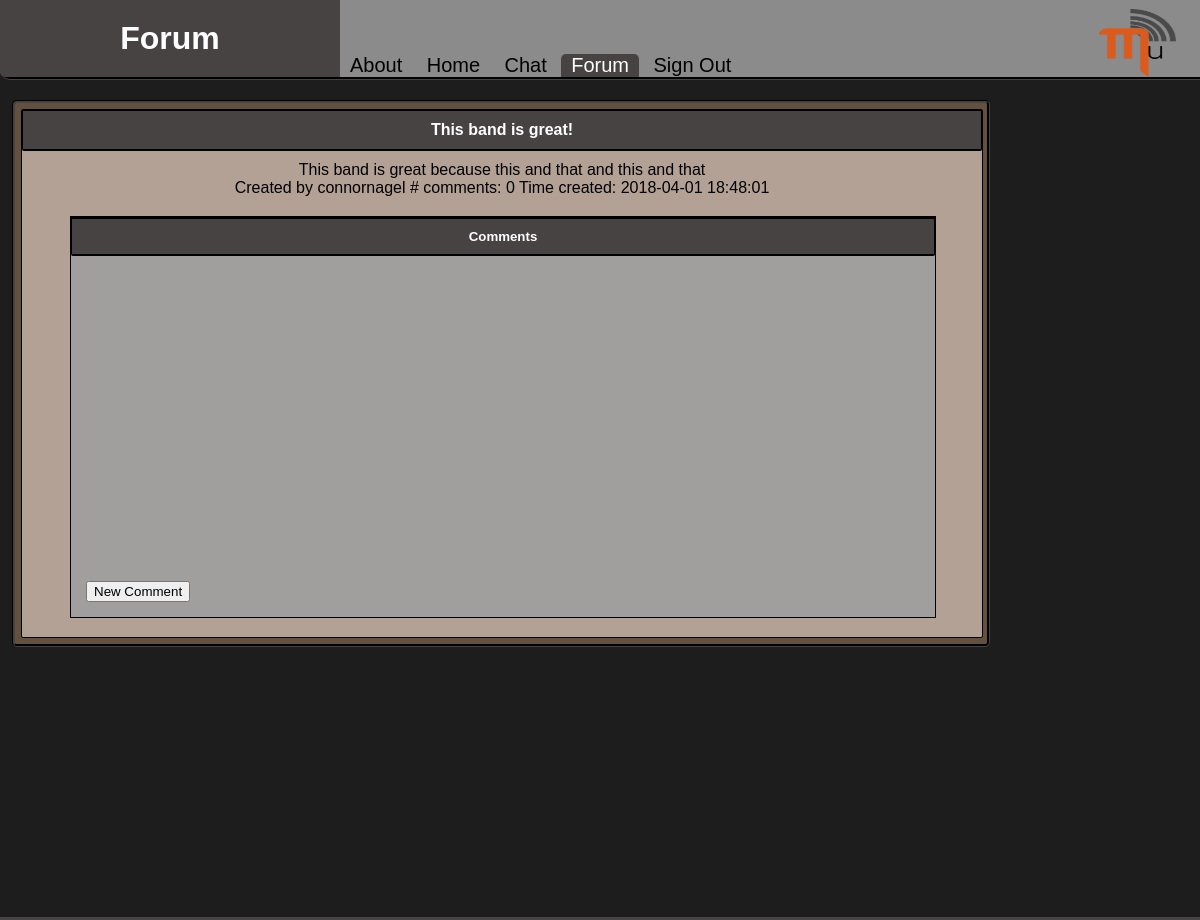
The app's page /forum_page.php?topic_id=3 (signed in) with its own data.
### tables this page shows
CREATE TABLE IF NOT EXISTS `topics` (
  `topic_id` int(10) NOT NULL AUTO_INCREMENT,
  `topic_title` varchar(100) NOT NULL,
  `topic_text` varchar(2000) NOT NULL,
  `created_by` int(10) NOT NULL,
  `num_comments` int(100) NOT NULL,
  `time_created` DATETIME DEFAULT CURRENT_TIMESTAMP NOT NULL,
  PRIMARY KEY (`topic_id`),
  KEY `Topic ID` (`topic_id`),
  CONSTRAINT `topicID_user` FOREIGN KEY (`created_by`) REFERENCES `user_info` (`user_id`) ON UPDATE CASCADE ON DELETE CASCADE
);

CREATE TABLE IF NOT EXISTS `user_info` (
  `user_id` int(10) NOT NULL AUTO_INCREMENT,
  `username` varchar(100) NOT NULL,
  `password` varchar(100) NOT NULL,
  `email` varchar(100) NOT NULL,
  PRIMARY KEY (`user_id`),
  KEY `User ID` (`user_id`)
);

### handlers/dao.php (called while the page is built, shortened)
<?php
class DAO {
	private $servername = "localhost";
	private $username = "root";
	private $password = "";
	private $database = "Muphonic";
	private function getConnection(){
		try {
			$conn = new PDO("mysql:host=$this->servername;dbname=$this->database", $this->username, $this->password);
			$conn->setAttribute(PDO::ATTR_ERRMODE, PDO::ERRMODE_EXCEPTION);
			return $conn;
		}
		catch(PDOException $e)
		{
			echo "Connection failed: " . $e->getMessage();
		}
		throw new Exception("user not found");
	}
	public function find_user($user_id){
		$conn = $this->getConnection();
		$query = $conn->prepare("SELECT `username` FROM `user_info` where `user_id`=:user_id");
		$query->bindParam(':user_id', $user_id);
		$query->setFetchMode(PDO::FETCH_ASSOC);
		$query->execute();
		return $query->fetch();
	}
	public function get_topic($topic_id){
		$conn = $this->getConnection();
		$query = $conn->prepare("SELECT * FROM `topics`  where `topic_id` = :topic_id");
		$query->setFetchMode(PDO::FETCH_ASSOC);
		$query->bindParam(':topic_id', $topic_id);
		$query->execute();
		return $query->fetch();
	}
						}

### forum_page.php (the view, shortened to what this page needs)
<?php
require_once('handlers/dao.php');
$dao = new dao();
include('template/header.php');
$topic = $dao->get_topic($_GET['topic_id']);
$createdBy = $dao->find_user($topic['created_by']);
 ?>
 	<div class="main">
 <div class="topic_page">
   <div id='this_topic'><h4><?php echo $topic['topic_title']?></h4>
     <?php
		 print "<div class=\"topic_desc\">" . $topic['topic_text'] . "</div>";
     print "<div class=\"topic_info\">" . "Created by " .
      $createdBy['username']. " # comments: " . $topic['num_comments'] . " Time created: " . $topic['time_created']
     . "</div";
     ?>
   </div>
   <div id='comment_panel'><h5>Comments</h5>
	 <div class="new_comment">
	 <button type="button" id="add_comment">New Comment</button>
 </div>
 </div>
</div>
</div>
<?php include('template/footer.php'); ?>

### style/main.css (style rules this page uses)
html,body { height: 100%; width:100%; min-height:100%; margin: 0px; padding: 0px; background-color: #1d1d1d; font-family: helvetica; }
h4 { background-color: #484343; color:#FFFFFF; margin: 0px 0px 10px 0px; padding: 10px 0px 10px 0px; border-radius:0px 0px 2px 2px; border: solid 1px; border-bottom-width: 2px; border-color:black; }
h5 { background-color: #484343; color:#FFFFFF; margin: 0px 0px 10px 0px; padding: 10px 0px 10px 0px; border-radius:0px 0px 2px 2px; border: solid 1px; border-bottom-width: 2px; border-top-width: 2px; border-color:black; }
.main { display:block; padding:2%; background-color: #63503e; min-height:200px; width: 80%; margin: 20px 8% 80px 8%; border-style: groove; //border-right-style: inset; //border-bottom-style:inset; //border-top-style:outset; border-color: #484343; border-radius: 5px; align-content: center; padding-bottom:40px; overflow: auto; position:relative; }

### style/forum.css (style rules this page uses)
.topic_page { width: 100%; min-height:500px; background-color:#b3a195; text-align:center; float:left; margin:auto; position:relative; border: solid 1px; border-radius:2px; }
.main { padding: 0.5%; margin: 20px 19% 80px 1%; }
#comment_panel { width:90%; margin:2% 5%; border:solid 1px; position:relative; min-height:400px; background-color: #a09f9d; }
.new_comment { position:absolute; bottom:0; left:0; width:100%; }
#add_comment { margin: 10px; float:left; position:absolute; bottom:5px; left: 5px; }

### records on screen
topics: topic_title "This band is great!", topic_text "This band is great because this and that and this and that", num_comments "0", time_created "2018-04-01 18:48:01"
user_info: username "connornagel"

### other values on screen
$pageTitle "Forum"
